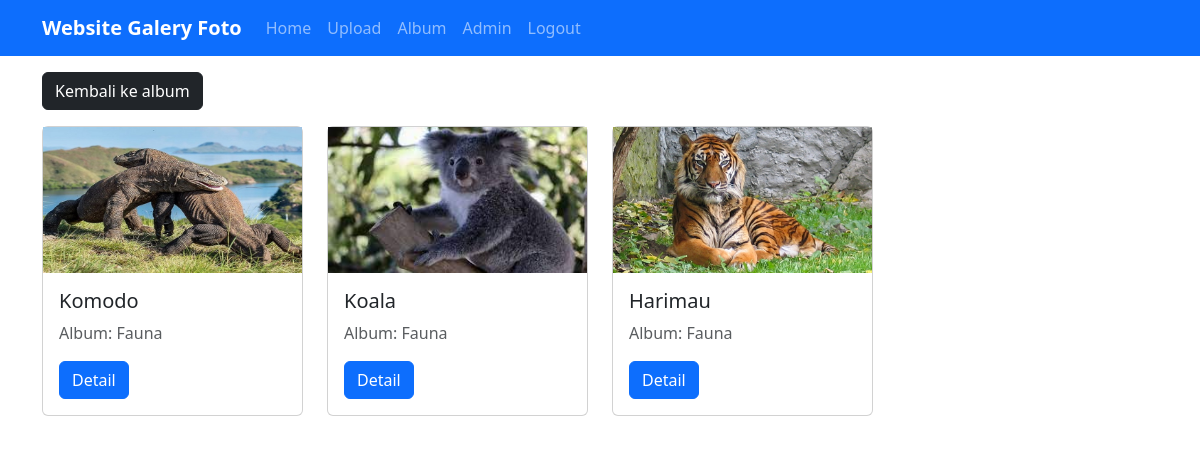
The page /?url=kategori&&albumid=9 (signed in) on the database its author committed.
### tables this page shows
CREATE TABLE `foto` (
  `fotoid` int(11) NOT NULL,
  `judulfoto` varchar(255) NOT NULL,
  `deskripsifoto` text NOT NULL,
  `tanggalunggah` date NOT NULL,
  `lokasifile` varchar(255) NOT NULL,
  `albumid` int(11) NOT NULL,
  `userid` int(11) NOT NULL
);

CREATE TABLE `album` (
  `albumid` int(11) NOT NULL,
  `namaalbum` varchar(255) NOT NULL,
  `deskripsi` text NOT NULL,
  `tanggaldibuat` date NOT NULL,
  `userid` int(11) NOT NULL
);

### page/kategori.php (the view)
<div class="container">
    <div class="row">
        <div class="col-12 py-3">
            <a href="?url=album" class="btn btn-dark">Kembali ke album</a>
        </div>
        <?php
        $kategori = mysqli_query($conn, "SELECT * FROM foto INNER JOIN album ON foto.albumid=album.albumid WHERE foto.albumid='{$_GET['albumid']}'");
        foreach($kategori as $kat):
        ?>
        <div class="col-6 col-md-4 col-lg-3 mb-4">
            <div class="card">
                <img src="uploads/<?= $kat['lokasifile'] ?>" class="object-fit-cover" style="aspect-ratio: 16/9;">
                <div class="card-body">
                    <h5 class="card-title"><?= $kat['judulfoto'] ?></h5>
                    <p class="card-text text-muted">Album: <?= $kat['namaalbum']  ?></p>
                    <a href="?url=detail&&id=<?= $kat['fotoid'] ?>" class="btn btn-primary">Detail</a>
                </div>
            </div>
        </div>
        <?php endforeach; ?>
    </div>
</div>

### assets/css/style.css (style rules this page uses)
.container { width: 100%; margin: 0 auto; }
.container:after { content: ''; display: block; clear: both; }

### rows shown on the page
foto: lokasifile (picture), judulfoto "Komodo", albumid.namaalbum "Fauna"
foto: lokasifile (picture), judulfoto "Koala", albumid.namaalbum "Fauna"
foto: lokasifile (picture), judulfoto "Harimau", albumid.namaalbum "Fauna"

### other values the page prints
$_SESSION['username'] "Admin"
